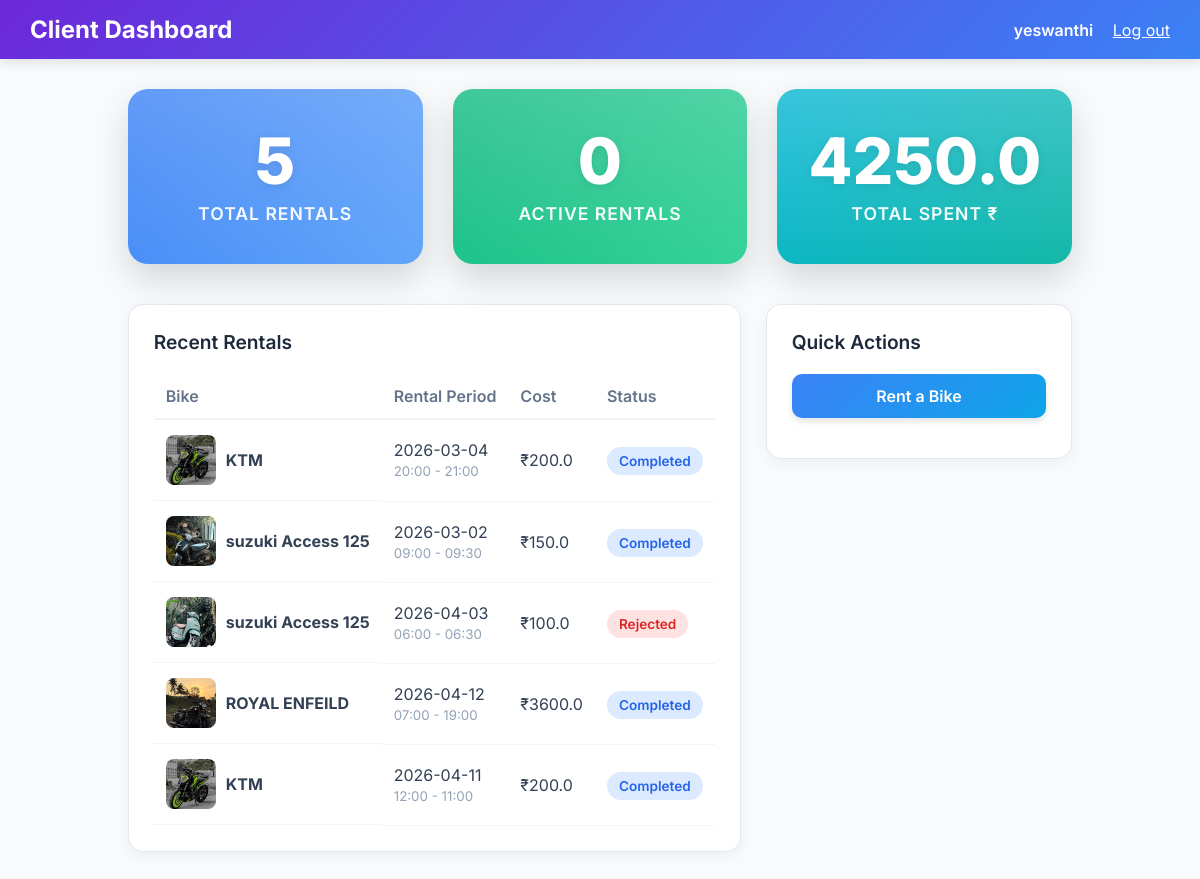
Page /client/dashboard (signed in) on the committed database.
### models.py (models this page shows, shortened)
class User(UserMixin, db.Model):
    id = db.Column(db.Integer, primary_key=True)
    name = db.Column(db.String(100), nullable=False)
    email = db.Column(db.String(120), unique=True, nullable=False)
    password = db.Column(db.String(200), nullable=False)
    phone = db.Column(db.String(20))
    address = db.Column(db.Text)
    license_number = db.Column(db.String(50))
    license_image = db.Column(db.String(200)) # path to uploaded image
    is_verified = db.Column(db.Boolean, default=False)
    total_spent = db.Column(db.Float, default=0.0)
    bookings = db.relationship('Booking', backref='user', lazy=True)

class Booking(db.Model):
    id = db.Column(db.Integer, primary_key=True)
    user_id = db.Column(db.Integer, db.ForeignKey('user.id'), nullable=False)
    bike_id = db.Column(db.Integer, db.ForeignKey('bike.id'), nullable=False)
    booking_date = db.Column(db.String(20), nullable=False) # e.g., "YYYY-MM-DD"
    start_time = db.Column(db.String(10), nullable=False)
    end_time = db.Column(db.String(10), nullable=False)
    status = db.Column(db.String(20), default='Pending') # Pending, Accepted, Rejected, Ongoing, Completed
    amount = db.Column(db.Float, nullable=False)
    payments = db.relationship('Payment', backref='booking', lazy=True)

class Bike(db.Model):
    id = db.Column(db.Integer, primary_key=True)
    name = db.Column(db.String(100), nullable=False)
    type = db.Column(db.String(50)) # e.g., Scooter, Sports, Cruiser
    price = db.Column(db.Float, nullable=False)
    availability = db.Column(db.Boolean, default=True)
    image = db.Column(db.String(200))
    bookings = db.relationship('Booking', backref='bike', lazy=True)

### app.py (the view)
@app.route('/client/dashboard')
@login_required
def client_dashboard():
    if isinstance(current_user, Admin):
        return redirect(url_for('admin_dashboard'))
    bookings = Booking.query.filter_by(user_id=current_user.id).order_by(Booking.id.desc()).all()
    total_spent = sum(p.amount for p in Payment.query.join(Booking).filter(Booking.user_id==current_user.id, Payment.status=='Completed').all())
    return render_template('client/dashboard.html', bookings=bookings, total_spent=total_spent)

### app.py (called while the page is built)
@login_manager.user_loader
def load_user(user_id):
    if user_id.startswith('admin_'):
        admin_id = int(user_id.split('_')[1])
        return Admin.query.get(admin_id)
    else:
        return User.query.get(int(user_id))

### templates/client/dashboard.html (shortened to what this page needs)
{% extends 'base.html' %}
{% block content %}
<div class="dash-nav">
    <h2>Client Dashboard</h2>
    <div>
        <span style="font-weight: 600; margin-right: 15px;"> {{ current_user.name }}</span>
        <a href="{{ url_for('logout') }}" style="color: white; text-decoration: underline;">Log out</a>
    </div>
</div>
<div class="dash-container">
    <div class="dash-cards">
        <div class="stat-card bg-blue">
            <h3 class="stat-val">{{ bookings|length }}</h3>
            <div class="stat-label">Total Rentals</div>
        </div>
        <div class="stat-card bg-green">
            {% set active = bookings | selectattr('status', 'equalto', 'Ongoing') | list %}
            <h3 class="stat-val">{{ active|length }}</h3>
            <div class="stat-label">Active Rentals</div>
        </div>
        <div class="stat-card bg-teal">
            <h3 class="stat-val">{{ total_spent }}</h3>
            <div class="stat-label">Total Spent ₹</div>
        </div>
    </div>
    <div class="main-grid">
        <div class="panel">
            <h3 class="panel-title">Recent Rentals</h3>
            <div style="overflow-x: auto;">
                <table class="modern-table">
                    <thead>
                        <tr>
                            <th>Bike</th>
                            <th>Rental Period</th>
                            <th>Cost</th>
                            <th>Status</th>
                        </tr>
                    </thead>
                    <tbody>
                        {% for b in bookings[:5] %}
                        <tr>
                            <td style="display: flex; align-items: center; gap: 10px;">
                                {% if b.bike.image %}
                                <img src="{{ url_for('static', filename='images/' + b.bike.image|replace('\\', '/')) }}" style="width: 50px; height: 50px; object-fit: cover; border-radius: 8px;">
                                {% endif %}
                                <strong>{{ b.bike.name }}</strong>
                            </td>
                            <td>{{ b.booking_date }}<br><small style="color: #94a3b8;">{{ b.start_time }} - {{ b.end_time }}</small></td>
                            <td>₹{{ b.amount }}</td>
                            <td>
                                <span class="status-badge
                                    {% if b.status == 'Ongoing' %}badge-active
                                    {% elif b.status in ['Completed', 'Accepted'] %}badge-completed
                                    {% elif b.status == 'Pending' %}badge-pending
                                    {% else %}badge-rejected{% endif %}">
                                    {% if b.status == 'Ongoing' %}Active{% else %}{{ b.status }}{% endif %}
                                </span>
                            </td>
                        </tr>
                        {% else %}
                        <tr><td colspan="4" style="text-align:center;">No recent rentals.</td></tr>
                        {% endfor %}
                    </tbody>
                </table>
            </div>
        </div>
        <div class="panel" style="align-self: start;">
            <h3 class="panel-title">Quick Actions</h3>
            <a href="{{ url_for('client_catalog') }}" class="action-btn" style="background: linear-gradient(135deg, #3b82f6, #0ea5e9);">Rent a Bike</a>
        </div>
    </div>
</div>
{% endblock %}

### static/css/style.css (style rules this page uses)
:root { --bg-color: #0f172a; --card-bg: rgba(30, 41, 59, 0.7); --text-primary: #f8fafc; --text-secondary: #94a3b8; --accent: #3b82f6; --accent-hover: #2563eb; --danger: #ef4444; --success: #22c55e; --header-bg: #ffffff; --header-text: #000000; }
body { margin: 0; font-family: 'Inter', sans-serif; background-color: var(--bg-color); color: var(--text-primary); min-height: 100vh; display: flex; flex-direction: column; }
a { text-decoration: none; color: var(--accent); }

### templates/client/dashboard.html (style rules this page uses)
body { background-color: #f8fafc !important; color: #1f2937 !important; }
.dash-nav { background: linear-gradient(135deg, #6c28d9, #3b82f6); padding: 15px 30px; color: white; display: flex; justify-content: space-between; align-items: center; box-shadow: 0 4px 10px rgba(0,0,0,0.1); }
.dash-nav h2 { margin: 0; font-size: 1.5rem; font-weight: 700; }
.dash-container { max-width: 1200px; margin: 30px auto; padding: 0 20px; }
.dash-cards { display: flex; justify-content: space-between; gap: 30px; margin-bottom: 40px; }
.stat-card { flex: 1; border-radius: 20px; padding: 40px 20px; color: white; display: flex; flex-direction: column; justify-content: center; align-items: center; box-shadow: 0 15px 35px rgba(0,0,0,0.15); transition: transform 0.3s ease, box-shadow 0.3s ease; position: relative; overflow: hidden; }
.stat-card::before { content: ''; position: absolute; top: 0; left: 0; width: 100%; height: 100%; background: linear-gradient(180deg, rgba(255,255,255,0.2) 0%, transparent 100%); pointer-events: none; }
.bg-blue { background: linear-gradient(135deg, #3b82f6, #60a5fa); }
.bg-green { background: linear-gradient(135deg, #10b981, #34d399); }
.bg-teal { background: linear-gradient(135deg, #06b6d4, #14b8a6); }
.stat-val { font-size: 4rem; font-weight: 800; line-height: 1; margin: 0; text-shadow: 0 2px 10px rgba(0,0,0,0.1); }
.stat-label { font-size: 1.1rem; font-weight: 600; opacity: 0.95; margin-top: 10px; text-transform: uppercase; letter-spacing: 1px; }
.main-grid { display: grid; grid-template-columns: 2fr 1fr; gap: 25px; }
.panel { background: white; border-radius: 15px; box-shadow: 0 4px 15px rgba(0,0,0,0.05); padding: 25px; border: 1px solid #e2e8f0; }
.panel-title { margin-top: 0; color: #1e293b; margin-bottom: 20px; font-size: 1.2rem; font-weight: 600; }
.modern-table { width: 100%; border-collapse: collapse; }
.modern-table th { text-align: left; padding: 12px; color: #64748b; border-bottom: 2px solid #f1f5f9; font-weight: 600; }
.modern-table td { padding: 15px 12px; border-bottom: 1px solid #f1f5f9; color: #334155; }
.status-badge { padding: 6px 12px; border-radius: 20px; font-size: 0.85rem; font-weight: 600; }
.badge-completed { background: #dbeafe; color: #2563eb; }
.badge-rejected, .badge-cancelled { background: #fee2e2; color: #dc2626; }
.action-btn { display: block; width: 100%; margin-bottom: 15px; padding: 12px; border-radius: 10px; color: white; border: none; font-weight: 600; text-align: center; transition: transform 0.2s, box-shadow 0.2s; box-sizing: border-box; box-shadow: 0 4px 6px rgba(0,0,0,0.1); }

### rows in the picture
User: name "yeswanthi"
Booking: bike.name "KTM", booking_date "2026-03-04", start_time "20:00", end_time "21:00", amount "200.0", status "Completed"
Booking: shows a picture, bike.name "suzuki Access 125", booking_date "2026-03-02", start_time "09:00", end_time "09:30", amount "150.0", status "Completed"
Booking: shows a picture, bike.name "suzuki Access 125", booking_date "2026-04-03", start_time "06:00", end_time "06:30", amount "100.0", status "Rejected"
Booking: shows a picture, bike.name "ROYAL ENFEILD", booking_date "2026-04-12", start_time "07:00", end_time "19:00", amount "3600.0", status "Completed"
Booking: bike.name "KTM", booking_date "2026-04-11", start_time "12:00", end_time "11:00", amount "200.0", status "Completed"

### other values in the picture
{{ bookings|length }} "5"
{{ active|length }} "0"
{{ total_spent }} "4250.0"
